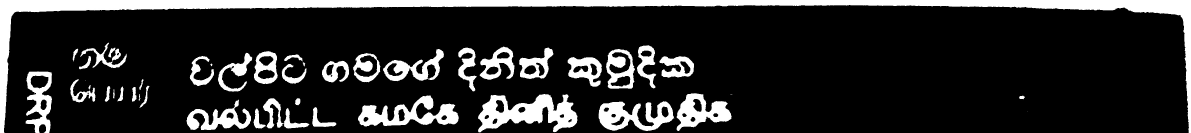
#> input picture data/2-2-dilation.jpg, 3572 x 399 px (shown at 1/3 size)
$ python -i utils.py   (imports and definitions only)
#> lines starting #> are read from the running program, lines starting #| are printed output that depends on the picture; after the words box and inside, x2 and y2 are one past the last pixel; in counts of white or black regions, pixels touching at a corner belong together
#> further down, picture is the input picture: shape (399, 3572, 3); min 0, max 255, mean 41.5
import tempfile
import cv2
import os
import numpy as np
from PIL import Image

temp_path = "C:/Users/dinit/Documents/ocr_rnd/temp"

# [5 lines left out: function list_images_in_folder, not called in this run]

def print_images_with_numbers(images):
    for idx, image in enumerate(images, 1):
        print(f"{idx}: {image}")

# [133 lines left out: functions get_image_by_number, noise_removal, erode_image, dilate_image, get_sections, draw_bounding_box and 3 more, not called in this run]

def draw_border(image):
    # Prep image, copy, convert to gray scale, blur, and threshold
    new_image = image.copy()
    gray = cv2.cvtColor(new_image, cv2.COLOR_BGR2GRAY)
    blur = cv2.GaussianBlur(gray, (9, 9), 0)
    thresh = cv2.threshold(blur, 0, 255, cv2.THRESH_BINARY_INV + cv2.THRESH_OTSU)[1]
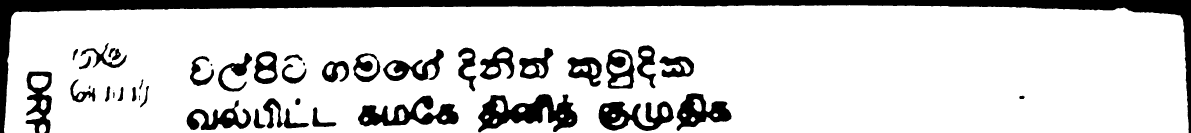
#> thresh: shape (399, 3572) (shown at 1/3 size); 83.6% white; 44 black regions (1 under 20 px), largest, box (x1, y1, x2, y2) and area: (0, 0, 3572, 399) 97546, (1434, 282, 1732, 397) 18442, (1074, 287, 1376, 380) 13033

    # Apply dilate to merge text into meaningful lines/paragraphs.
    # Use larger kernel on X axis to merge characters into single line, cancelling out any spaces.
    # But use smaller kernel on Y axis to separate between different blocks of text
    kernel = cv2.getStructuringElement(cv2.MORPH_RECT, (30, 5))
    dilate = cv2.dilate(thresh, kernel, iterations=2)
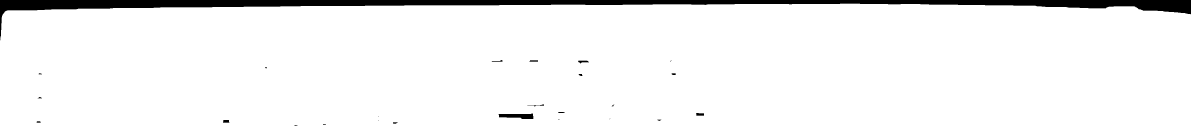
#> dilate: shape (399, 3572) (shown at 1/3 size); 95.2% white; 25 black regions (9 under 20 px)

    # Find all contours
    contours, hierarchy = cv2.findContours(dilate, cv2.RETR_LIST, cv2.CHAIN_APPROX_SIMPLE)
#> contours = 27 contours, 7 with area under 20; largest, box (x1, y1, x2, y2) and area: (0, 11, 3572, 399) 1354944, (1494, 339, 1601, 358) 1376, (2087, 338, 2113, 348) 199, (1733, 181, 1768, 192) 197, (668, 359, 689, 369) 166
    cnt_sorted = sorted(contours, key = cv2.contourArea, reverse = True)
#> cnt_sorted has the same summary as contours

    # Find largest contour
    border_contour = cnt_sorted[1]
#> border_contour = contour of 21 points, box (x1, y1, x2, y2) (1494, 339, 1601, 358), area 1376
    rect = cv2.boundingRect(border_contour)
#> rect = (1494, 339, 107, 19)
    x,y,w,h = rect
#> x = 1494; y = 339; w = 107; h = 19
    cv2.rectangle(new_image,(x,y),(x+w,y+h),(0,0,255), 2)
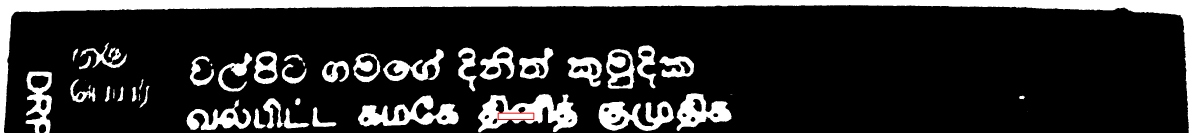
#> new_image: shape (399, 3572, 3) (shown at 1/3 size); 0.05% of pixels changed, all inside (x1, y1, x2, y2) = (1493, 338, 1603, 360)

    return new_image, rect


# remove borders from the image
# [23 lines left out: function remove_borders, not called in this run]

>>> import cv2
>>> picture = cv2.imread('data/2-2-dilation.jpg')
>>> result = draw_border(picture)
